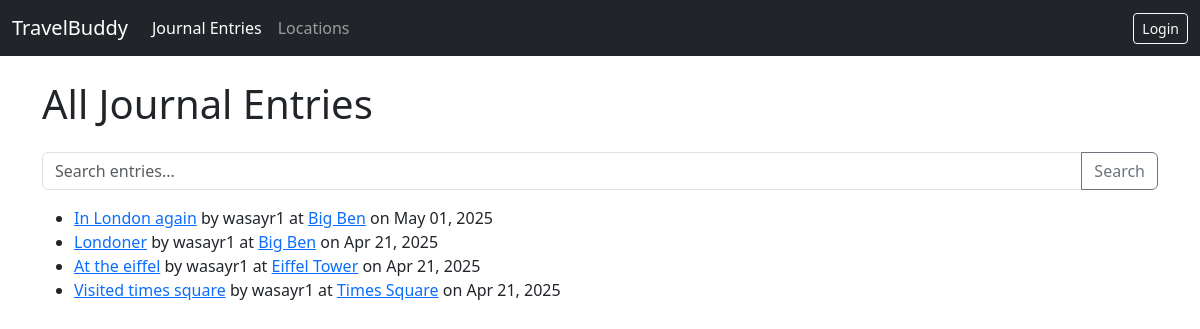
The app's page /project/ with its own data.
### project/models.py (models this page shows, shortened)
class JournalEntry(models.Model):
    VISIBILITY_CHOICES = [
        ('public', 'Public'),
        ('private', 'Private'),
    ]
    title = models.CharField(max_length=200)
    content = models.TextField()
    created_date = models.DateTimeField(auto_now_add=True)
    updated_date = models.DateTimeField(auto_now=True)
    user = models.ForeignKey(User, on_delete=models.CASCADE, related_name='journal_entries')
    location = models.ForeignKey(Location, on_delete=models.PROTECT, related_name='journal_entries') # Protect locations if entries exist
    image = models.ImageField(upload_to='journal_images/', blank=True, null=True)
    visibility = models.CharField(max_length=10, choices=VISIBILITY_CHOICES, default='private')
    tags = models.ManyToManyField(Tag, blank=True, related_name='journal_entries')

class Location(models.Model):
    name = models.CharField(max_length=200)
    description = models.TextField(blank=True, null=True)
    coordinates = models.CharField(max_length=100, blank=True, null=True, help_text="Temporary: Enter dummy coords like '0,0'")
    country = models.CharField(max_length=100, blank=True, null=True)
    city = models.CharField(max_length=100, blank=True, null=True)
    address = models.CharField(max_length=255, blank=True, null=True)
    created_at = models.DateTimeField(auto_now_add=True)

### project/views.py (the view, shortened to what this page needs)
# urls.py: path('', views.JournalEntryListView.as_view(), name='entry-list'), # Homepage shows entries
class JournalEntryListView(generic.ListView):
    model = JournalEntry
    context_object_name = 'journalentry_list' # Default is 'object_list'
    template_name = 'project/journalentry_list.html' # Explicitly state template
    def get_queryset(self):
        queryset = JournalEntry.objects.order_by('-created_date') # Start with default ordering
        query = self.request.GET.get('q')
        return queryset

### project/templates/project/journalentry_list.html (shortened to what this page needs)
{% extends "project/base.html" %}
{% block header %}All Journal Entries{% endblock %}
{% block content %}
    <form method="get" action="{% url 'project:entry-list' %}" class="mb-3">
        <div class="input-group">
            <input type="text" name="q" class="form-control" placeholder="Search entries..." value="{{ request.GET.q }}">
            <button class="btn btn-outline-secondary" type="submit">Search</button>
        </div>
    </form>
    {% if journalentry_list %}
        <ul>
        {% for entry in journalentry_list %}
            <li>
                <a href="{% url 'project:entry-detail' pk=entry.pk %}">{{ entry.title }}</a>
                by {{ entry.user.username }}
                at <a href="{% url 'project:location-detail' pk=entry.location.pk %}">{{ entry.location.name }}</a>
                on {{ entry.created_date|date:"M d, Y" }}
            </li>
        {% endfor %}
        </ul>
    {% else %}
        <p>No journal entries found. <a href="{% url 'project:entry-create' %}">Add one?</a></p>
    {% endif %}
{% endblock %}

### project/templates/project/base.html (style rules this page uses)
body { padding-top: 56px; }

### records on screen
JournalEntry: title "In London again", user.username "wasayr1", location.name "Big Ben", created_date "May 01, 2025"
JournalEntry: title "Londoner", user.username "wasayr1", location.name "Big Ben", created_date "Apr 21, 2025"
JournalEntry: title "At the eiffel", user.username "wasayr1", location.name "Eiffel Tower", created_date "Apr 21, 2025"
JournalEntry: title "Visited times square", user.username "wasayr1", location.name "Times Square", created_date "Apr 21, 2025"
